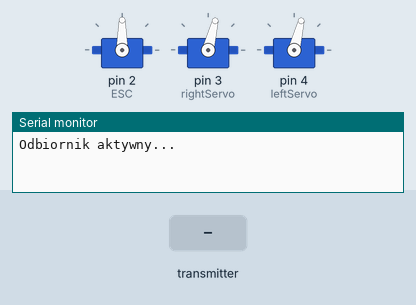
Bench run of a sketch on a simulated Arduino Uno, built with avr-gcc and run on an emulated ATmega328P. Shown: 3 × servo, the last lines printed to the serial monitor. The inputs (shaded band) are chosen by the test bench. No radio packets arrive unless stated.

Above: at 2.2 s.
2.3 s: the transmitter starts sending data.0 = 0
At 2.8 s:
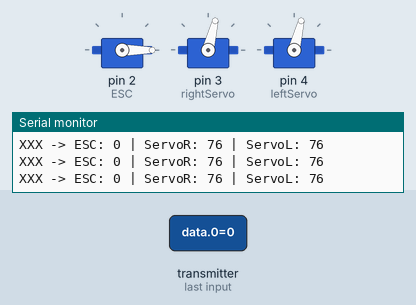
3.8 s: the transmitter starts sending data.1 = 0
At 5.0 s:
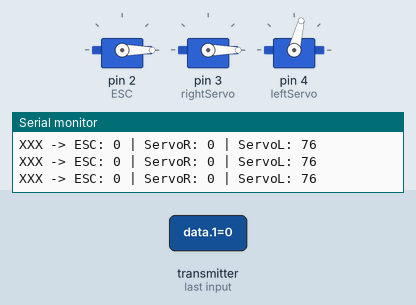
5.3 s: the transmitter starts sending data.2 = 0
At 6.3 s:
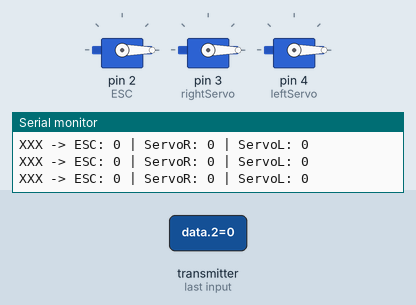
6.8 s: the transmitter starts sending data.0 = 256
At 7.4 s:
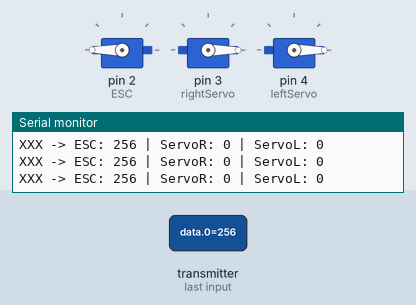
8.3 s: the transmitter starts sending data.1 = 256
At 8.6 s:
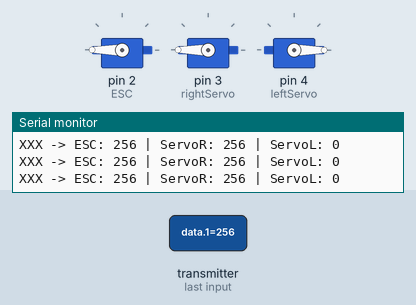
9.8 s: the transmitter starts sending data.2 = 256
At 10.9 s:
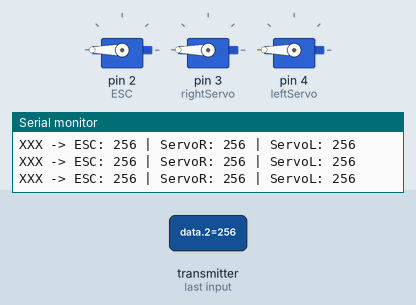
Timing chart, 0 to 12.3 s (numbered marks = the images above; inputs shaded):
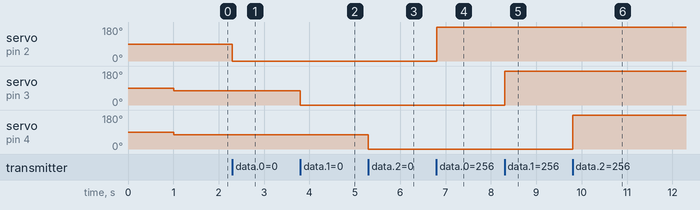

Measured:
- after the input at 2.3 s, servo on pin 2 (ESC): 90° → 0° at once
- after the input at 3.8 s, servo on pin 3 (rightServo): 76° → 0° at once
- after the input at 5.3 s, servo on pin 4 (leftServo): 76° → 0° at once
- after the input at 6.8 s, servo on pin 2 (ESC): 0° → 180° at once
- after the input at 8.3 s, servo on pin 3 (rightServo): 0° → 180° at once
- after the input at 9.8 s, servo on pin 4 (leftServo): 0° → 180° at once

The sketch:

Drone_FlyingWingSoftware_Arduino_nano_R4_NRF24L01_.ino
```cpp
#include <SPI.h>
#include <nRF24L01.h>
#include <RF24.h>
#include <Servo.h>

RF24 radio(7, 10); // CE, CSN
const byte address[6] = "00001";

Servo ESC;
Servo rightServo;
Servo leftServo;


int16_t data[3];

void setup() {
  Serial.begin(115200);

  ESC.attach(2, 1000, 2000);
  rightServo.attach(3, 1000, 2000);
  leftServo.attach(4, 1000, 2000);

  if (!radio.begin()) {
    Serial.println("Radio nRF24L01 nie odpowiada!");
    while (1);
  }

  radio.openReadingPipe(0, address);
  radio.setPALevel(RF24_PA_MAX);
  radio.setDataRate(RF24_250KBPS);
  radio.setRetries(15, 15);
  radio.startListening();
  data[0] = 0;
  data[1] = 76;
  data[2] = 76;
  delay(1000);
  Serial.println("Odbiornik aktywny...");

  rightServo.write(76);

  leftServo.write(0);

  leftServo.write(76);

}

void loop() {
  if (radio.available()) {
    // Odczytujemy całą strukturę naraz
    radio.read(&data, sizeof(data));
    Serial.print("XXX -> ESC: "); Serial.print(data[0]);
    Serial.print(" | ServoR: "); Serial.print(data[1]);
    Serial.print(" | ServoL: "); Serial.println(data[2]);
    // 1. Sterowanie ESC (0-180)
    data[0] = constrain(data[0], 0, 180);
    ESC.write(data[0]);
    //ESC.write(0);

    data[1] = constrain(data[1], 0, 180);
    rightServo.write(data[1]);

    data[2] = constrain(data[2],0, 180);
    leftServo.write(data[2]);

    // Debugowanie
    //Serial.print("XXX -> ESC: "); Serial.print(data[0]);
    //Serial.print(" | ServoR: "); Serial.print(data[1]);
    //Serial.print(" | ServoL: "); Serial.println(data[2]);
    //delay(10);
  }
}
```
